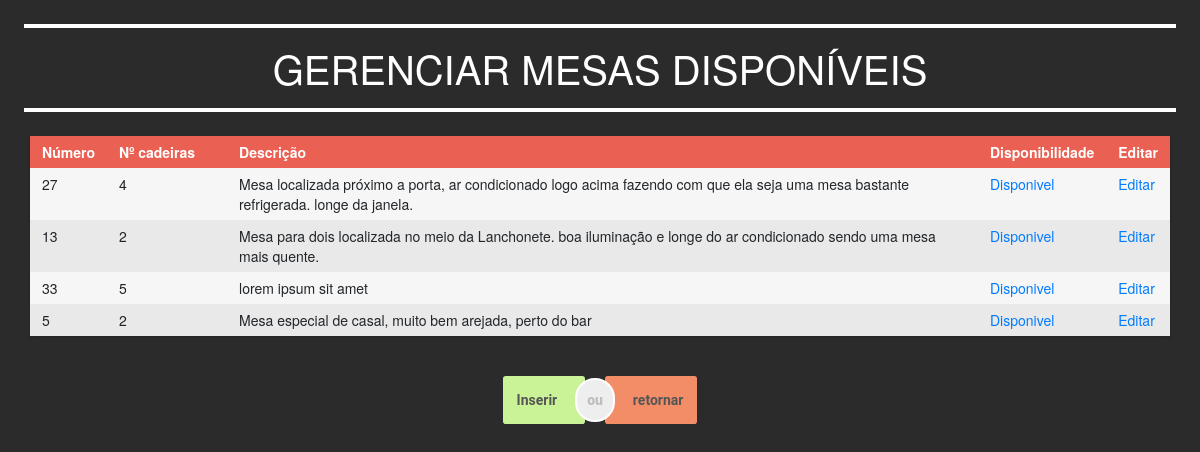
Before: /Front/gerencia-mesa.php (signed in) with the older database file.
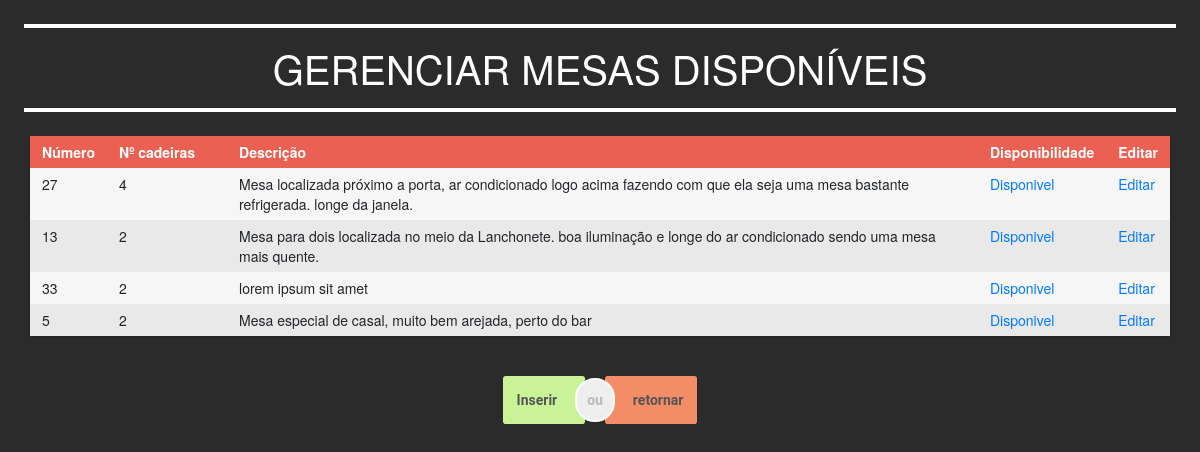
After: the same page with the newer database file.
### tables this page shows
CREATE TABLE `mesa` (
  `id_mesa` int(11) NOT NULL,
  `cd_numero_mesa` int(11) NOT NULL,
  `qt_cadeira_mesa` int(11) NOT NULL,
  `ds_mesa` longtext NOT NULL,
  `disponibilidade` int(11) NOT NULL
);

### Back/chamadas.php (called while the page is built, shortened)
<?php
Class Chamadas{
    function verListaMesa(){
        require_once('classes.php');
        $lanchonete = new Lanchonete();
        $mesas = $lanchonete->verListaMesa();
        return $mesas;
    }
}
?>

### Back/conexao.php (called while the page is built, shortened)
<?php
class Conexao{
    public $servername = "localhost";
    public $username = "root";
    public $password = "";
    public $dbname = "lancheonnet";
    function connectToDatabase(){
        $conn = new mysqli($this->servername, $this->username, $this->password, $this->dbname);
        mysqli_set_charset($conn, 'utf8');
        return $conn;
    }
    function selectAllMesa(){
        $sql = "SELECT * FROM mesa";
        $conn = $this->connectToDatabase();
        if($stmt = $conn->prepare($sql)){
            if($stmt->execute()){
            } else{
            }
        } else{
        }
        $result = $stmt->get_result();
        if($result->num_rows){
            $mesas = array();
            while($row = $result->fetch_assoc()){
                $mesas[$row['id_mesa']]['id'] = $row['id_mesa'];
                $mesas[$row['id_mesa']]['numero'] = $row['cd_numero_mesa'];
                $mesas[$row['id_mesa']]['cadeira'] = $row['qt_cadeira_mesa'];
                $mesas[$row['id_mesa']]['descricao'] = $row['ds_mesa'];
                $mesas[$row['id_mesa']]['disponibilidade'] = $row['disponibilidade'];
            }
            return $mesas;
        }
    }
}
?>

### Back/classes.php (called while the page is built, shortened)
<?php
require_once('conexao.php');
class Lanchonete{
    function verListaMesa(){
        $conexao = new Conexao();
        $mesas = $conexao->selectAllMesa();
        return $mesas;
    }
}
?>

### Front/gerencia-mesa.php (the view, shortened to what this page needs)
<?php session_start();
include('header-adm.php');
include('./../Back/chamadas.php');
$base = new Chamadas();
$mesas = $base->verListaMesa();
?>
<section style="margin: 2%;">
	<hr style="border:white 2px solid;">
		<h1 style="text-align: center; color: white;"> GERENCIAR MESAS DISPONÍVEIS </h1>
	<hr style="border:white 2px solid;">
</section>
<section>
	<div class="container">
		<div class="row">
			<div class="table tableMesa">
			    <div class="row header">
			      <div class="cell">
			        Número
			      </div>
			      <div class="cell" style="width: 120px;">
			        Nº cadeiras
			      </div>
			      <div class="cell">
			        Descrição
			      </div>
			      <div class="cell">
			        Disponibilidade
			      </div>
			      <div class="cell atualizar">
			        Editar
			      </div>
			    </div>
			<?php foreach ($mesas as $mesa) { ?>
				<div class="row">
			      <div class="cell" >
			        <span id="<?php echo 'numero-'.$mesa['id'] ?>"><?php echo $mesa['numero']; ?></span>
			      </div>
			      <div class="cell" >
			        <span id="<?php echo 'cadeira-'.$mesa['id'] ?>"><?php echo $mesa['cadeira']; ?></span>
			      </div>
			      <div class="cell" >
			        <span id="<?php echo 'desc-'.$mesa['id'] ?>"><?php echo $mesa['descricao']; ?></span>
			      </div>
			      <div class="cell">
			      	<a href="#" class="desativarMesa" data-id='<?php echo $mesa['id'];?>' data-ativo='<?php echo ($mesa['disponibilidade']==1) ? 0 : 1;  ?>' >
			      		<?php echo ($mesa['disponibilidade']==1) ? 'Disponivel' : 'Indisponivel';  ?>
			      	</a>
			      </div>
			      <div class="cell">
			      	<a href="#" class="atualizar" data-id='<?php echo $mesa['id'];?>' > Editar </a>
			      </div>
			    </div>
			<?php } ?>
			</div>
			<div style="margin: 0 auto;">
					<button class="yes-button blur-hover btn-acao inserir" data-item="prato">Inserir</button>
					<button class="or-button rectangalize-hover btn-acao">ou</button>
					<button class="no-button blur-hover btn-acao retornar"> retornar</button>
			</div>
		</div>
	</div>
</section>

Changed rows visible on the page:
changed mesa "lorem ipsum sit amet": qt_cadeira_mesa "5" → "2"
